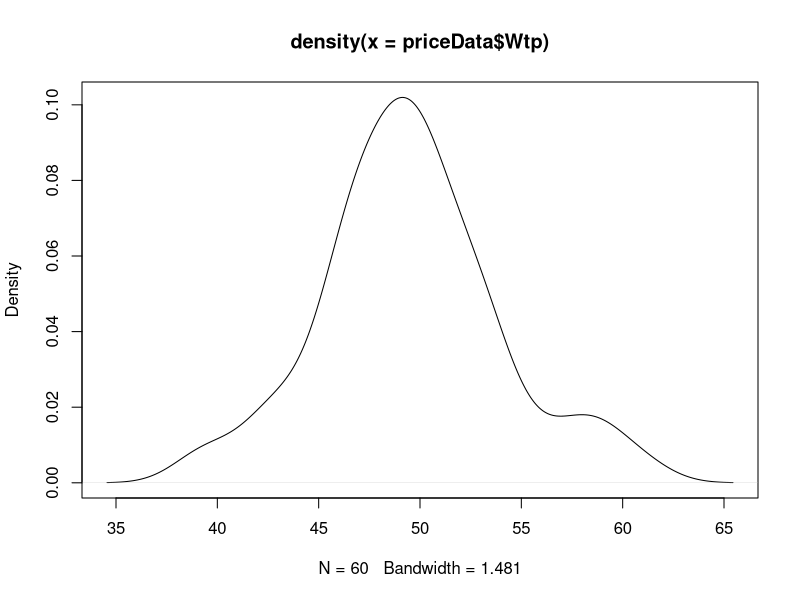
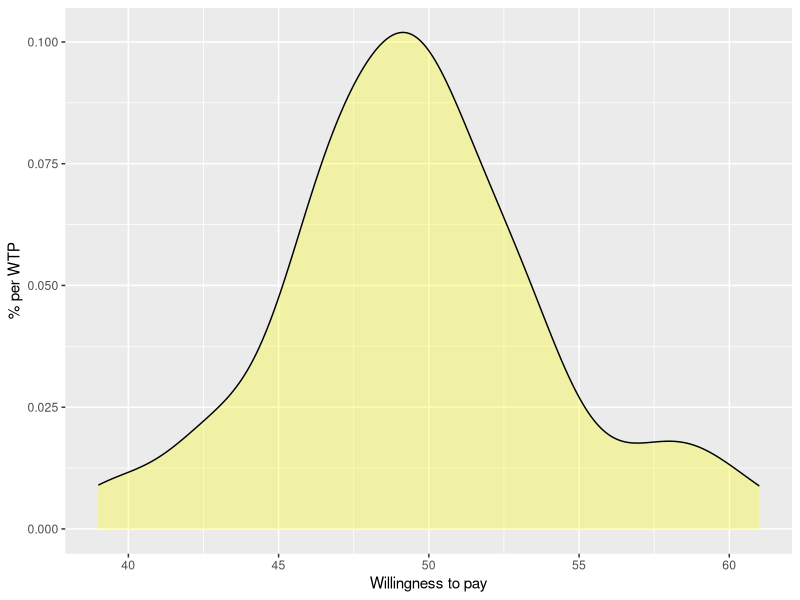

The R script that drew these images, in order: (Note: this script raises an error after producing the figures.)
# Reading Data
priceData <- read.csv("wtpData.csv")
summary(priceData)
sd(priceData$Wtp) # Standard Deviation
dens <-density(priceData$Wtp)
plot(dens)

# producing better chart with ggplot
library(ggplot2)
base <- ggplot(priceData, aes(x=Wtp))+
  geom_density(fill="yellow", alpha =.3) +
  labs(x="Willingness to pay",y="% per WTP" )
base

# Theoritical distribution 
m <- mean(priceData$Wtp)
S <- sd(priceData$Wtp)
base+stat_function(fun=dnorm, args = list(mean = m, sd=s), color="black")




# visually assess the fit of the distribution
# the method of moments (MOM)
install.packages("fitdistrplus")
library(fitdistrplus)
fitn <-fitdist(priceData$Wtp,"norm") 
summary(fitn)


# fit the logistic to the data, using the method of maximum likelihood
fitw <-fitdist(priceData$Wtp,"logis") 
summary(fitw)
plot(fitw)
# logistic has been compared with norm 
# based on Likelihood or BIC log is slightly better 
# likelihood more and BIC is less for better. 


# computes the demand function based on the logistic distribution
# demand at a given price p is given by (1 - cdf(p))
demand <- function(x,m,s, mktSize){ 
  mktSize*(1-plogis(x, location = m, scale = s)) }

# plotting the demand 
mktSize <- 10000
demandcurve = ggplot(priceData, aes(x=Wtp))+stat_function(fun = demand, args = list(m,s,mktsize),
                                                          color="Black")+theme_minimal()+ylab("Demand")+xlab("price")
demandcurve

# having the demand curve if you know the marginal cost you can estimate profit
profit <- function(price,cost, m,s,mktSize){(price-cost)*demand(price, m, s, mktSize)}

#computing the profit for different prices and marginal cost 
profit(20,15,m,s,10000)
profit(35,15,m,s,10000)
# it is better to set a slicer book2!!!

# the optimal price for maximization our profit
# optim command minimizes
# we use the negative profit
res <- optim(22, profit,cost=15,m=m, s=s, mktSize=10000, method = "BFGS", 
             control = list(fnscale=-1))
optPrice <- res$par
optProfit <- (res$value)
optPrice
optProfit

# Uncertainty and Bootstrapping Demand Curves
# It is not possible to measure wtp for every one
# So we come up with statistics 
# but we must measure the uncertainty 
# bootstrap = given total population is equal to our sample then
# randomely select n number of that as a new sample for test
# repeat this test as many as it is sutible for instance 1000 times
# bootstapping to construct 1000 bootstrap samples
n <-60 
bootProfit <- rep(0.0, 1000) 
cost<-15 
for(i in 1:1000)
{bsample <- sample(priceData$Wtp, n, replace=TRUE) 
mb<-mean(bsample) 
sb<-sqrt(var(bsample)*3/pi^2) 
bootProfit[i]<- (profit(optPrice, cost, mb, sb,10000))}
# compute a bootstrap interval for the range of profits
quantile(bootProfit, probs=c(0.025, 0.975))


 
